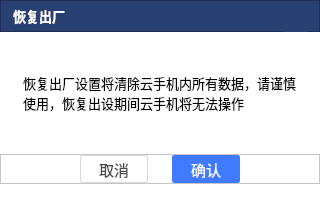
<?xml version="1.0" encoding="UTF-8"?>
<ui version="4.0">
 <class>FactoryDataResetDialog</class>
 <widget class="QDialog" name="FactoryDataResetDialog">
  <property name="geometry">
   <rect>
    <x>0</x>
    <y>0</y>
    <width>320</width>
    <height>200</height>
   </rect>
  </property>
  <property name="windowTitle">
   <string>Dialog</string>
  </property>
  <property name="styleSheet">
   <string notr="true">background-color:#FFFFFF;</string>
  </property>
  <layout class="QVBoxLayout" name="verticalLayout">
   <property name="spacing">
    <number>0</number>
   </property>
   <property name="leftMargin">
    <number>0</number>
   </property>
   <property name="topMargin">
    <number>0</number>
   </property>
   <property name="rightMargin">
    <number>0</number>
   </property>
   <property name="bottomMargin">
    <number>16</number>
   </property>
   <item>
    <widget class="QFrame" name="frame">
     <property name="minimumSize">
      <size>
       <width>0</width>
       <height>32</height>
      </size>
     </property>
     <property name="maximumSize">
      <size>
       <width>16777215</width>
       <height>32</height>
      </size>
     </property>
     <property name="palette">
      <palette>
       <active>
        <colorrole role="Button">
         <brush brushstyle="SolidPattern">
          <color alpha="255">
           <red>41</red>
           <green>64</green>
           <blue>115</blue>
          </color>
         </brush>
        </colorrole>
        <colorrole role="Base">
         <brush brushstyle="SolidPattern">
          <color alpha="255">
           <red>41</red>
           <green>64</green>
           <blue>115</blue>
          </color>
         </brush>
        </colorrole>
        <colorrole role="Window">
         <brush brushstyle="SolidPattern">
          <color alpha="255">
           <red>41</red>
           <green>64</green>
           <blue>115</blue>
          </color>
         </brush>
        </colorrole>
       </active>
       <inactive>
        <colorrole role="Button">
         <brush brushstyle="SolidPattern">
          <color alpha="255">
           <red>41</red>
           <green>64</green>
           <blue>115</blue>
          </color>
         </brush>
        </colorrole>
        <colorrole role="Base">
         <brush brushstyle="SolidPattern">
          <color alpha="255">
           <red>41</red>
           <green>64</green>
           <blue>115</blue>
          </color>
         </brush>
        </colorrole>
        <colorrole role="Window">
         <brush brushstyle="SolidPattern">
          <color alpha="255">
           <red>41</red>
           <green>64</green>
           <blue>115</blue>
          </color>
         </brush>
        </colorrole>
       </inactive>
       <disabled>
        <colorrole role="Button">
         <brush brushstyle="SolidPattern">
          <color alpha="255">
           <red>41</red>
           <green>64</green>
           <blue>115</blue>
          </color>
         </brush>
        </colorrole>
        <colorrole role="Base">
         <brush brushstyle="SolidPattern">
          <color alpha="255">
           <red>41</red>
           <green>64</green>
           <blue>115</blue>
          </color>
         </brush>
        </colorrole>
        <colorrole role="Window">
         <brush brushstyle="SolidPattern">
          <color alpha="255">
           <red>41</red>
           <green>64</green>
           <blue>115</blue>
          </color>
         </brush>
        </colorrole>
       </disabled>
      </palette>
     </property>
     <property name="styleSheet">
      <string notr="true">background-color:#FF294073;</string>
     </property>
     <property name="frameShape">
      <enum>QFrame::StyledPanel</enum>
     </property>
     <property name="frameShadow">
      <enum>QFrame::Raised</enum>
     </property>
     <layout class="QHBoxLayout" name="horizontalLayout_2">
      <property name="spacing">
       <number>0</number>
      </property>
      <property name="leftMargin">
       <number>12</number>
      </property>
      <property name="topMargin">
       <number>0</number>
      </property>
      <property name="rightMargin">
       <number>12</number>
      </property>
      <property name="bottomMargin">
       <number>0</number>
      </property>
      <item>
       <widget class="QLabel" name="label">
        <property name="palette">
         <palette>
          <active>
           <colorrole role="WindowText">
            <brush brushstyle="SolidPattern">
             <color alpha="255">
              <red>255</red>
              <green>255</green>
              <blue>255</blue>
             </color>
            </brush>
           </colorrole>
           <colorrole role="Button">
            <brush brushstyle="SolidPattern">
             <color alpha="255">
              <red>41</red>
              <green>64</green>
              <blue>115</blue>
             </color>
            </brush>
           </colorrole>
           <colorrole role="Base">
            <brush brushstyle="SolidPattern">
             <color alpha="255">
              <red>41</red>
              <green>64</green>
              <blue>115</blue>
             </color>
            </brush>
           </colorrole>
           <colorrole role="Window">
            <brush brushstyle="SolidPattern">
             <color alpha="255">
              <red>41</red>
              <green>64</green>
              <blue>115</blue>
             </color>
            </brush>
           </colorrole>
          </active>
          <inactive>
           <colorrole role="WindowText">
            <brush brushstyle="SolidPattern">
             <color alpha="255">
              <red>255</red>
              <green>255</green>
              <blue>255</blue>
             </color>
            </brush>
           </colorrole>
           <colorrole role="Button">
            <brush brushstyle="SolidPattern">
             <color alpha="255">
              <red>41</red>
              <green>64</green>
              <blue>115</blue>
             </color>
            </brush>
           </colorrole>
           <colorrole role="Base">
            <brush brushstyle="SolidPattern">
             <color alpha="255">
              <red>41</red>
              <green>64</green>
              <blue>115</blue>
             </color>
            </brush>
           </colorrole>
           <colorrole role="Window">
            <brush brushstyle="SolidPattern">
             <color alpha="255">
              <red>41</red>
              <green>64</green>
              <blue>115</blue>
             </color>
            </brush>
           </colorrole>
          </inactive>
          <disabled>
           <colorrole role="Button">
            <brush brushstyle="SolidPattern">
             <color alpha="255">
              <red>41</red>
              <green>64</green>
              <blue>115</blue>
             </color>
            </brush>
           </colorrole>
           <colorrole role="Base">
            <brush brushstyle="SolidPattern">
             <color alpha="255">
              <red>41</red>
              <green>64</green>
              <blue>115</blue>
             </color>
            </brush>
           </colorrole>
           <colorrole role="Window">
            <brush brushstyle="SolidPattern">
             <color alpha="255">
              <red>41</red>
              <green>64</green>
              <blue>115</blue>
             </color>
            </brush>
           </colorrole>
          </disabled>
         </palette>
        </property>
        <property name="font">
         <font>
          <pointsize>10</pointsize>
          <bold>true</bold>
         </font>
        </property>
        <property name="text">
         <string>恢复出厂</string>
        </property>
       </widget>
      </item>
      <item>
       <spacer name="horizontalSpacer">
        <property name="orientation">
         <enum>Qt::Horizontal</enum>
        </property>
        <property name="sizeHint" stdset="0">
         <size>
          <width>507</width>
          <height>9</height>
         </size>
        </property>
       </spacer>
      </item>
      <item>
       <widget class="QPushButton" name="btnClose">
        <property name="minimumSize">
         <size>
          <width>24</width>
          <height>32</height>
         </size>
        </property>
        <property name="maximumSize">
         <size>
          <width>24</width>
          <height>32</height>
         </size>
        </property>
        <property name="cursor">
         <cursorShape>PointingHandCursor</cursorShape>
        </property>
        <property name="styleSheet">
         <string notr="true">QPushButton:hover {
     background-color: #FFD31111
 }
 QPushButton:flat {
     border: none; /* no border for a flat push button */
 }

 QPushButton:default {
     border-color: navy; /* make the default button prominent */
 }
</string>
        </property>
        <property name="text">
         <string/>
        </property>
        <property name="icon">
         <iconset resource="res.qrc">
          <normaloff>:/login/resource/login/close.png</normaloff>:/login/resource/login/close.png</iconset>
        </property>
        <property name="iconSize">
         <size>
          <width>24</width>
          <height>32</height>
         </size>
        </property>
        <property name="flat">
         <bool>true</bool>
        </property>
       </widget>
      </item>
     </layout>
    </widget>
   </item>
   <item>
    <layout class="QHBoxLayout" name="horizontalLayout_3">
     <item>
      <spacer name="horizontalSpacer_4">
       <property name="orientation">
        <enum>Qt::Horizontal</enum>
       </property>
       <property name="sizeHint" stdset="0">
        <size>
         <width>40</width>
         <height>20</height>
        </size>
       </property>
      </spacer>
     </item>
     <item>
      <widget class="QLabel" name="label_2">
       <property name="font">
        <font>
         <pointsize>10</pointsize>
        </font>
       </property>
       <property name="text">
        <string>恢复出厂设置将清除云手机内所有数据，请谨慎
使用，恢复出设期间云手机将无法操作</string>
       </property>
      </widget>
     </item>
     <item>
      <spacer name="horizontalSpacer_5">
       <property name="orientation">
        <enum>Qt::Horizontal</enum>
       </property>
       <property name="sizeHint" stdset="0">
        <size>
         <width>40</width>
         <height>20</height>
        </size>
       </property>
      </spacer>
     </item>
    </layout>
   </item>
   <item>
    <widget class="QFrame" name="frame_2">
     <property name="maximumSize">
      <size>
       <width>16777215</width>
       <height>30</height>
      </size>
     </property>
     <property name="frameShape">
      <enum>QFrame::StyledPanel</enum>
     </property>
     <property name="frameShadow">
      <enum>QFrame::Raised</enum>
     </property>
     <layout class="QHBoxLayout" name="horizontalLayout">
      <property name="spacing">
       <number>24</number>
      </property>
      <property name="leftMargin">
       <number>0</number>
      </property>
      <property name="topMargin">
       <number>0</number>
      </property>
      <property name="rightMargin">
       <number>0</number>
      </property>
      <property name="bottomMargin">
       <number>0</number>
      </property>
      <item>
       <spacer name="horizontalSpacer_2">
        <property name="orientation">
         <enum>Qt::Horizontal</enum>
        </property>
        <property name="sizeHint" stdset="0">
         <size>
          <width>52</width>
          <height>20</height>
         </size>
        </property>
       </spacer>
      </item>
      <item>
       <widget class="QPushButton" name="btnCancel">
        <property name="minimumSize">
         <size>
          <width>68</width>
          <height>28</height>
         </size>
        </property>
        <property name="maximumSize">
         <size>
          <width>68</width>
          <height>28</height>
         </size>
        </property>
        <property name="font">
         <font>
          <pointsize>11</pointsize>
         </font>
        </property>
        <property name="cursor">
         <cursorShape>PointingHandCursor</cursorShape>
        </property>
        <property name="styleSheet">
         <string notr="true">QPushButton {
     border: 1px solid #D7D7DE;
     border-radius:2px;
	 background-color: #FFFFFFFF;
	 color:#4A4A4A;
 }
QPushButton:hover
{
	border:1px solid  #D7D7DE;
	background-color: #FFFFFFFF;
}
 QPushButton:pressed {
     border: 1px solid #D7D7DE;
     border-radius: 2px;
	 background-color: #FFFFFFFF;
	 color:#4A4A4A;
 }

 QPushButton:flat {
     border: none; /* no border for a flat push button */
 }

 QPushButton:default {
     border-color: navy; /* make the default button prominent */
 }</string>
        </property>
        <property name="text">
         <string>取消</string>
        </property>
       </widget>
      </item>
      <item>
       <widget class="QPushButton" name="btnOk">
        <property name="minimumSize">
         <size>
          <width>68</width>
          <height>28</height>
         </size>
        </property>
        <property name="maximumSize">
         <size>
          <width>68</width>
          <height>28</height>
         </size>
        </property>
        <property name="font">
         <font>
          <pointsize>11</pointsize>
         </font>
        </property>
        <property name="cursor">
         <cursorShape>PointingHandCursor</cursorShape>
        </property>
        <property name="styleSheet">
         <string notr="true">QPushButton {
     border: 1px solid #FF407AFF;
     border-radius:2px;
	 background-color: #FF407AFF;
	 color:#FFFFFFFF;
 }
QPushButton:hover
{
	border:0px solid  #FF407AFF;
	background-color: #FF407AFF;
}
 QPushButton:pressed {
     border: 0px solid #FF407AFF;
     border-radius: 2px;
	 background-color: #FF407AFF;
	 color:#FFFFFFFF;
 }

 QPushButton:flat {
     border: none; /* no border for a flat push button */
 }

 QPushButton:default {
     border-color: navy; /* make the default button prominent */
 }</string>
        </property>
        <property name="text">
         <string>确认</string>
        </property>
       </widget>
      </item>
      <item>
       <spacer name="horizontalSpacer_3">
        <property name="orientation">
         <enum>Qt::Horizontal</enum>
        </property>
        <property name="sizeHint" stdset="0">
         <size>
          <width>52</width>
          <height>20</height>
         </size>
        </property>
       </spacer>
      </item>
     </layout>
    </widget>
   </item>
  </layout>
 </widget>
 <resources>
  <include location="res.qrc"/>
 </resources>
 <connections/>
</ui>
